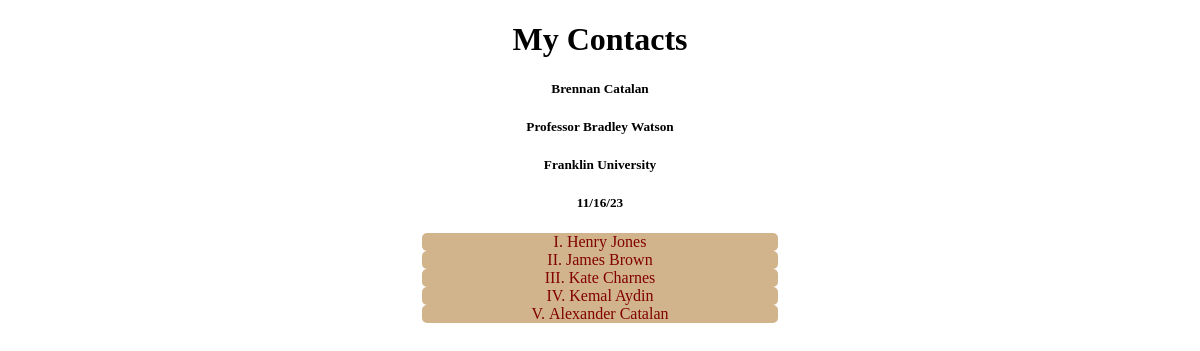
Before: / with the older database file.
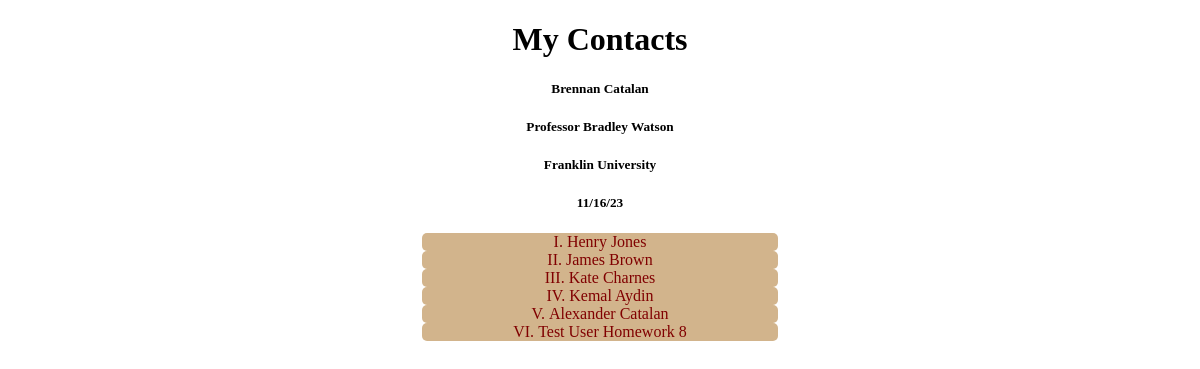
After: the same page with the newer database file.
### mycontactapp/models.py (models this page shows)
class Contact(models.Model):
    first_name = models.CharField(max_length=100)
    last_name = models.CharField(max_length=100)
    email = models.EmailField(max_length=150)

### mycontactapp/views.py (the view)
# urls.py: path('',views.index, name='index')
def index(request):
    all_contacts = Contact.objects.all()
    return render(request, 'index.html', {'contacts':all_contacts})

### mycontactapp/templates/index.html (shortened to what this page needs)
<!DOCTYPE html>
<html lang = "en">
<head>
{%load static%}
  <link rel="stylesheet" href='{% static 'styles.css' %}' />
</head>
<body>
<h1>My Contacts</h1>
<h5>Brennan Catalan</h5>
<h5>Professor Bradley Watson</h5>
<h5>Franklin University</h5>
<h5>11/16/23</h5>
{%for contact in contacts%}
<li> {{contact.first_name}}  {{contact.last_name}}</li>
{%endfor%}
</body>
</html>

### mycontactapp/static/styles.css (style rules this page uses)
li { color: maroon; background-color: tan; text-align: center; width: 30%; list-style: upper-roman; margin:auto; border-radius: 5px; }
h1 { text-align: center ; }
h5 { text-align: center ; }

Changed rows visible on the page:
added Contact: first_name "Test User", last_name "Homework 8"
